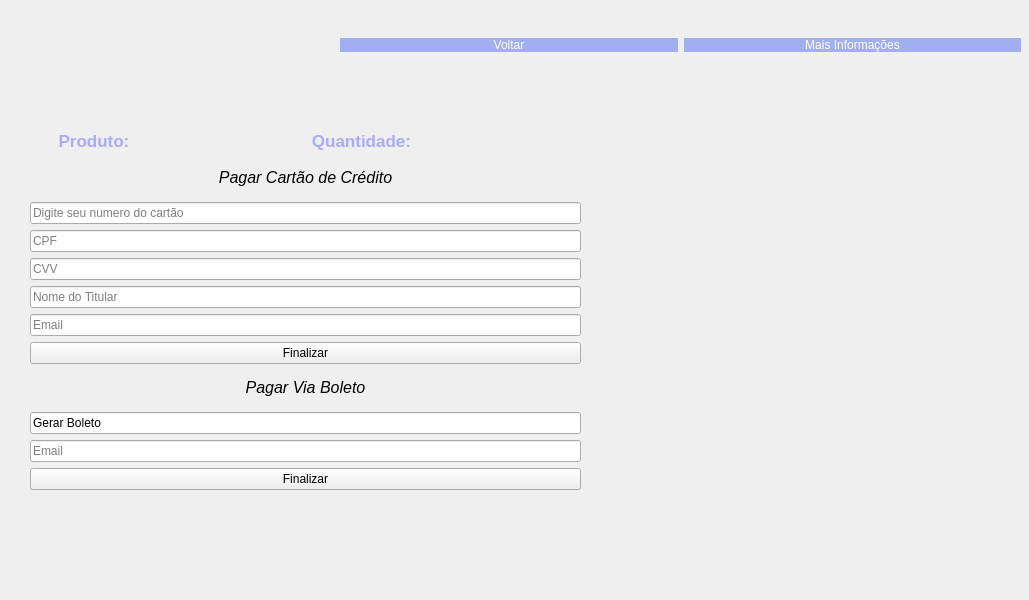
<?xml version="1.0" encoding="UTF-8"?>
<ui version="4.0">
 <class>Dialog</class>
 <widget class="QDialog" name="Dialog">
  <property name="geometry">
   <rect>
    <x>0</x>
    <y>0</y>
    <width>1029</width>
    <height>600</height>
   </rect>
  </property>
  <property name="windowTitle">
   <string>Dialog</string>
  </property>
  <widget class="QLabel" name="label">
   <property name="enabled">
    <bool>true</bool>
   </property>
   <property name="geometry">
    <rect>
     <x>-10</x>
     <y>-90</y>
     <width>1041</width>
     <height>691</height>
    </rect>
   </property>
   <property name="autoFillBackground">
    <bool>false</bool>
   </property>
   <property name="text">
    <string/>
   </property>
   <property name="textFormat">
    <enum>Qt::AutoText</enum>
   </property>
   <property name="pixmap">
    <pixmap>Background_registro.png</pixmap>
   </property>
   <property name="scaledContents">
    <bool>true</bool>
   </property>
  </widget>
  <widget class="QLabel" name="label_2">
   <property name="geometry">
    <rect>
     <x>40</x>
     <y>30</y>
     <width>271</width>
     <height>41</height>
    </rect>
   </property>
   <property name="text">
    <string/>
   </property>
   <property name="pixmap">
    <pixmap>logo ILLUSTRIOUSTOCK.png</pixmap>
   </property>
   <property name="scaledContents">
    <bool>true</bool>
   </property>
  </widget>
  <widget class="QWidget" name="horizontalLayoutWidget">
   <property name="geometry">
    <rect>
     <x>340</x>
     <y>10</y>
     <width>681</width>
     <height>71</height>
    </rect>
   </property>
   <layout class="QHBoxLayout" name="horizontalLayout_2">
    <item>
     <widget class="QPushButton" name="pushButton">
      <property name="acceptDrops">
       <bool>false</bool>
      </property>
      <property name="autoFillBackground">
       <bool>false</bool>
      </property>
      <property name="styleSheet">
       <string notr="true">background-color: rgb(161, 174, 239);
color: rgb(255, 255, 255);
border-style: outset;
border-with: 2px;
</string>
      </property>
      <property name="text">
       <string>Voltar</string>
      </property>
      <property name="checkable">
       <bool>false</bool>
      </property>
      <property name="flat">
       <bool>false</bool>
      </property>
     </widget>
    </item>
    <item>
     <widget class="QPushButton" name="pushButton_3">
      <property name="styleSheet">
       <string notr="true">background-color: rgb(161, 174, 239);
color: rgb(255, 255, 255);
border-style: outset;
border-with: 2px;
border-radius: 15px;
border-color:black;</string>
      </property>
      <property name="text">
       <string>Mais Informações</string>
      </property>
     </widget>
    </item>
   </layout>
  </widget>
  <widget class="QWidget" name="verticalLayoutWidget">
   <property name="geometry">
    <rect>
     <x>30</x>
     <y>160</y>
     <width>551</width>
     <height>330</height>
    </rect>
   </property>
   <layout class="QVBoxLayout" name="verticalLayout">
    <item>
     <widget class="QLabel" name="label_5">
      <property name="text">
       <string>&lt;html&gt;&lt;head/&gt;&lt;body&gt;&lt;p&gt;&lt;span style=&quot; font-size:12pt; font-style:italic;&quot;&gt;Pagar Cartão de Crédito&lt;/span&gt;&lt;/p&gt;&lt;/body&gt;&lt;/html&gt;</string>
      </property>
      <property name="alignment">
       <set>Qt::AlignCenter</set>
      </property>
     </widget>
    </item>
    <item>
     <widget class="QLineEdit" name="lineEdit">
      <property name="text">
       <string/>
      </property>
      <property name="placeholderText">
       <string>Digite seu numero do cartão</string>
      </property>
     </widget>
    </item>
    <item>
     <widget class="QLineEdit" name="lineEdit_2">
      <property name="text">
       <string/>
      </property>
      <property name="placeholderText">
       <string>CPF</string>
      </property>
     </widget>
    </item>
    <item>
     <widget class="QLineEdit" name="lineEdit_3">
      <property name="text">
       <string/>
      </property>
      <property name="placeholderText">
       <string>CVV</string>
      </property>
     </widget>
    </item>
    <item>
     <widget class="QLineEdit" name="lineEdit_4">
      <property name="text">
       <string/>
      </property>
      <property name="placeholderText">
       <string>Nome do Titular</string>
      </property>
     </widget>
    </item>
    <item>
     <widget class="QLineEdit" name="lineEdit_6">
      <property name="text">
       <string/>
      </property>
      <property name="placeholderText">
       <string>Email</string>
      </property>
     </widget>
    </item>
    <item>
     <widget class="QPushButton" name="pushButton_2">
      <property name="text">
       <string>Finalizar</string>
      </property>
     </widget>
    </item>
    <item>
     <widget class="QLabel" name="label_15">
      <property name="text">
       <string>&lt;html&gt;&lt;head/&gt;&lt;body&gt;&lt;p align=&quot;center&quot;&gt;&lt;span style=&quot; font-size:12pt; font-style:italic;&quot;&gt;Pagar Via Boleto&lt;/span&gt;&lt;/p&gt;&lt;/body&gt;&lt;/html&gt;</string>
      </property>
     </widget>
    </item>
    <item>
     <widget class="QLineEdit" name="lineEdit_5">
      <property name="text">
       <string>Gerar Boleto</string>
      </property>
     </widget>
    </item>
    <item>
     <widget class="QLineEdit" name="lineEdit_7">
      <property name="text">
       <string/>
      </property>
      <property name="placeholderText">
       <string>Email</string>
      </property>
     </widget>
    </item>
    <item>
     <widget class="QPushButton" name="pushButton_4">
      <property name="text">
       <string>Finalizar</string>
      </property>
     </widget>
    </item>
   </layout>
  </widget>
  <widget class="QLabel" name="label_3">
   <property name="geometry">
    <rect>
     <x>30</x>
     <y>520</y>
     <width>501</width>
     <height>31</height>
    </rect>
   </property>
   <property name="font">
    <font>
     <weight>75</weight>
     <bold>true</bold>
    </font>
   </property>
   <property name="text">
    <string/>
   </property>
   <property name="alignment">
    <set>Qt::AlignCenter</set>
   </property>
  </widget>
  <widget class="QWidget" name="horizontalLayoutWidget_2">
   <property name="geometry">
    <rect>
     <x>30</x>
     <y>120</y>
     <width>261</width>
     <height>95</height>
    </rect>
   </property>
   <layout class="QHBoxLayout" name="horizontalLayout">
    <item>
     <widget class="QLabel" name="label_6">
      <property name="font">
       <font>
        <pointsize>13</pointsize>
        <weight>75</weight>
        <italic>false</italic>
        <bold>true</bold>
        <underline>false</underline>
        <strikeout>false</strikeout>
        <kerning>true</kerning>
       </font>
      </property>
      <property name="text">
       <string>&lt;html&gt;&lt;head/&gt;&lt;body&gt;&lt;p&gt;&lt;span style=&quot; color:#aaaaff;&quot;&gt;Produto:&lt;/span&gt;&lt;/p&gt;&lt;p&gt;&lt;br/&gt;&lt;/p&gt;&lt;/body&gt;&lt;/html&gt;</string>
      </property>
      <property name="alignment">
       <set>Qt::AlignCenter</set>
      </property>
     </widget>
    </item>
    <item>
     <widget class="QLabel" name="label_4">
      <property name="font">
       <font>
        <pointsize>13</pointsize>
        <weight>75</weight>
        <italic>false</italic>
        <bold>true</bold>
        <underline>false</underline>
        <strikeout>false</strikeout>
        <kerning>true</kerning>
       </font>
      </property>
      <property name="text">
       <string>&lt;html&gt;&lt;head/&gt;&lt;body&gt;&lt;p&gt;&lt;br/&gt;&lt;/p&gt;&lt;/body&gt;&lt;/html&gt;</string>
      </property>
      <property name="alignment">
       <set>Qt::AlignCenter</set>
      </property>
     </widget>
    </item>
   </layout>
  </widget>
  <widget class="QWidget" name="horizontalLayoutWidget_3">
   <property name="geometry">
    <rect>
     <x>290</x>
     <y>120</y>
     <width>291</width>
     <height>95</height>
    </rect>
   </property>
   <layout class="QHBoxLayout" name="horizontalLayout_3">
    <item>
     <widget class="QLabel" name="label_7">
      <property name="font">
       <font>
        <pointsize>13</pointsize>
        <weight>75</weight>
        <italic>false</italic>
        <bold>true</bold>
        <underline>false</underline>
        <strikeout>false</strikeout>
        <kerning>true</kerning>
       </font>
      </property>
      <property name="text">
       <string>&lt;html&gt;&lt;head/&gt;&lt;body&gt;&lt;p&gt;&lt;span style=&quot; color:#aaaaff;&quot;&gt;Quantidade:&lt;/span&gt;&lt;/p&gt;&lt;p&gt;&lt;br/&gt;&lt;/p&gt;&lt;/body&gt;&lt;/html&gt;</string>
      </property>
      <property name="alignment">
       <set>Qt::AlignCenter</set>
      </property>
     </widget>
    </item>
    <item>
     <widget class="QLabel" name="label_8">
      <property name="font">
       <font>
        <pointsize>13</pointsize>
        <weight>75</weight>
        <italic>false</italic>
        <bold>true</bold>
        <underline>false</underline>
        <strikeout>false</strikeout>
        <kerning>true</kerning>
       </font>
      </property>
      <property name="text">
       <string>&lt;html&gt;&lt;head/&gt;&lt;body&gt;&lt;p&gt;&lt;br/&gt;&lt;/p&gt;&lt;/body&gt;&lt;/html&gt;</string>
      </property>
      <property name="alignment">
       <set>Qt::AlignCenter</set>
      </property>
     </widget>
    </item>
   </layout>
  </widget>
 </widget>
 <resources/>
 <connections/>
</ui>
